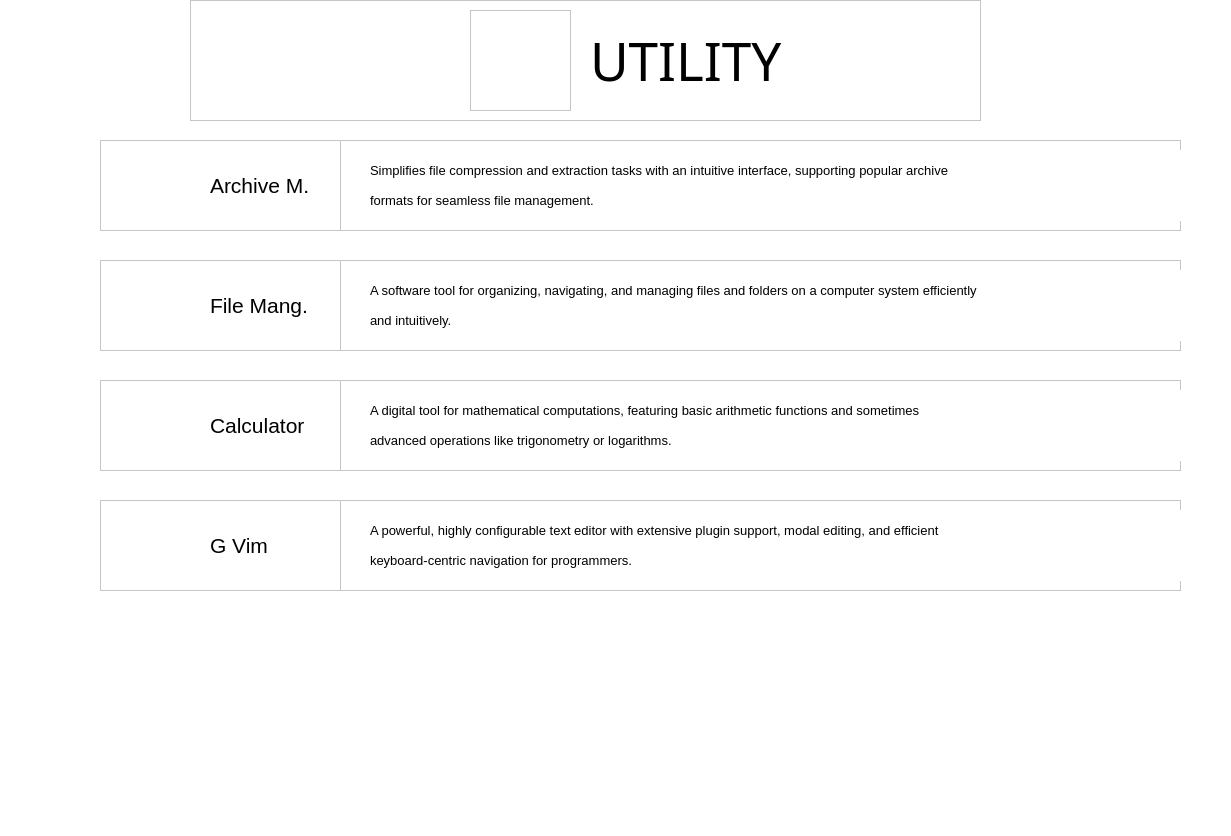
<?xml version="1.0" encoding="UTF-8"?>
<ui version="4.0">
 <class>MainWindow</class>
 <widget class="QMainWindow" name="MainWindow">
  <property name="geometry">
   <rect>
    <x>0</x>
    <y>0</y>
    <width>1231</width>
    <height>836</height>
   </rect>
  </property>
  <property name="windowTitle">
   <string>MainWindow</string>
  </property>
  <property name="styleSheet">
   <string notr="true">background-color: rgb(255, 255, 255);</string>
  </property>
  <widget class="QWidget" name="centralwidget">
   <widget class="QFrame" name="frame">
    <property name="geometry">
     <rect>
      <x>-10</x>
      <y>-20</y>
      <width>1251</width>
      <height>841</height>
     </rect>
    </property>
    <property name="frameShape">
     <enum>QFrame::StyledPanel</enum>
    </property>
    <property name="frameShadow">
     <enum>QFrame::Raised</enum>
    </property>
    <widget class="QFrame" name="frame_8">
     <property name="geometry">
      <rect>
       <x>200</x>
       <y>20</y>
       <width>791</width>
       <height>121</height>
      </rect>
     </property>
     <property name="frameShape">
      <enum>QFrame::StyledPanel</enum>
     </property>
     <property name="frameShadow">
      <enum>QFrame::Raised</enum>
     </property>
     <widget class="QLabel" name="label">
      <property name="geometry">
       <rect>
        <x>400</x>
        <y>20</y>
        <width>371</width>
        <height>81</height>
       </rect>
      </property>
      <property name="font">
       <font>
        <family>Bauhaus 93</family>
        <pointsize>40</pointsize>
       </font>
      </property>
      <property name="text">
       <string>UTILITY</string>
      </property>
     </widget>
     <widget class="QFrame" name="frame_7">
      <property name="geometry">
       <rect>
        <x>280</x>
        <y>10</y>
        <width>101</width>
        <height>101</height>
       </rect>
      </property>
      <property name="styleSheet">
       <string notr="true">image: url(:/utility/utility_logo.png);
</string>
      </property>
      <property name="frameShape">
       <enum>QFrame::StyledPanel</enum>
      </property>
      <property name="frameShadow">
       <enum>QFrame::Raised</enum>
      </property>
     </widget>
    </widget>
    <widget class="QFrame" name="frame_3">
     <property name="geometry">
      <rect>
       <x>110</x>
       <y>280</y>
       <width>1081</width>
       <height>91</height>
      </rect>
     </property>
     <property name="frameShape">
      <enum>QFrame::StyledPanel</enum>
     </property>
     <property name="frameShadow">
      <enum>QFrame::Raised</enum>
     </property>
     <widget class="QLabel" name="label_4">
      <property name="geometry">
       <rect>
        <x>110</x>
        <y>30</y>
        <width>121</width>
        <height>31</height>
       </rect>
      </property>
      <property name="font">
       <font>
        <pointsize>16</pointsize>
       </font>
      </property>
      <property name="text">
       <string>File Mang.</string>
      </property>
     </widget>
     <widget class="QFrame" name="frame_13">
      <property name="geometry">
       <rect>
        <x>240</x>
        <y>0</y>
        <width>841</width>
        <height>91</height>
       </rect>
      </property>
      <property name="frameShape">
       <enum>QFrame::StyledPanel</enum>
      </property>
      <property name="frameShadow">
       <enum>QFrame::Raised</enum>
      </property>
      <widget class="QLabel" name="label_21">
       <property name="geometry">
        <rect>
         <x>30</x>
         <y>10</y>
         <width>831</width>
         <height>41</height>
        </rect>
       </property>
       <property name="font">
        <font>
         <pointsize>10</pointsize>
        </font>
       </property>
       <property name="text">
        <string>A software tool for organizing, navigating, and managing files and folders on a computer system efficiently</string>
       </property>
      </widget>
      <widget class="QLabel" name="label_22">
       <property name="geometry">
        <rect>
         <x>30</x>
         <y>40</y>
         <width>831</width>
         <height>41</height>
        </rect>
       </property>
       <property name="font">
        <font>
         <pointsize>10</pointsize>
        </font>
       </property>
       <property name="text">
        <string>and intuitively.</string>
       </property>
      </widget>
     </widget>
     <widget class="QPushButton" name="push_utility_2">
      <property name="geometry">
       <rect>
        <x>10</x>
        <y>10</y>
        <width>91</width>
        <height>71</height>
       </rect>
      </property>
      <property name="styleSheet">
       <string notr="true">
border: none</string>
      </property>
      <property name="text">
       <string/>
      </property>
      <property name="icon">
       <iconset resource="res_utility.qrc">
        <normaloff>:/utility/file_m_logo.png</normaloff>:/utility/file_m_logo.png</iconset>
      </property>
      <property name="iconSize">
       <size>
        <width>100</width>
        <height>200</height>
       </size>
      </property>
     </widget>
    </widget>
    <widget class="QFrame" name="frame_4">
     <property name="geometry">
      <rect>
       <x>110</x>
       <y>160</y>
       <width>1081</width>
       <height>91</height>
      </rect>
     </property>
     <property name="frameShape">
      <enum>QFrame::StyledPanel</enum>
     </property>
     <property name="frameShadow">
      <enum>QFrame::Raised</enum>
     </property>
     <widget class="QLabel" name="label_5">
      <property name="geometry">
       <rect>
        <x>110</x>
        <y>30</y>
        <width>131</width>
        <height>31</height>
       </rect>
      </property>
      <property name="font">
       <font>
        <pointsize>16</pointsize>
       </font>
      </property>
      <property name="text">
       <string>Archive M.</string>
      </property>
     </widget>
     <widget class="QFrame" name="frame_14">
      <property name="geometry">
       <rect>
        <x>240</x>
        <y>0</y>
        <width>841</width>
        <height>91</height>
       </rect>
      </property>
      <property name="frameShape">
       <enum>QFrame::StyledPanel</enum>
      </property>
      <property name="frameShadow">
       <enum>QFrame::Raised</enum>
      </property>
      <widget class="QLabel" name="label_23">
       <property name="geometry">
        <rect>
         <x>30</x>
         <y>10</y>
         <width>831</width>
         <height>41</height>
        </rect>
       </property>
       <property name="font">
        <font>
         <pointsize>10</pointsize>
        </font>
       </property>
       <property name="text">
        <string>Simplifies file compression and extraction tasks with an intuitive interface, supporting popular archive </string>
       </property>
      </widget>
      <widget class="QLabel" name="label_24">
       <property name="geometry">
        <rect>
         <x>30</x>
         <y>40</y>
         <width>831</width>
         <height>41</height>
        </rect>
       </property>
       <property name="font">
        <font>
         <pointsize>10</pointsize>
        </font>
       </property>
       <property name="text">
        <string>formats for seamless file management.</string>
       </property>
      </widget>
     </widget>
     <widget class="QPushButton" name="push_utility_1">
      <property name="geometry">
       <rect>
        <x>10</x>
        <y>10</y>
        <width>91</width>
        <height>71</height>
       </rect>
      </property>
      <property name="styleSheet">
       <string notr="true">
border: none</string>
      </property>
      <property name="text">
       <string/>
      </property>
      <property name="icon">
       <iconset resource="res_utility.qrc">
        <normaloff>:/utility/7_zip_logo.png</normaloff>:/utility/7_zip_logo.png</iconset>
      </property>
      <property name="iconSize">
       <size>
        <width>90</width>
        <height>150</height>
       </size>
      </property>
     </widget>
    </widget>
    <widget class="QFrame" name="frame_9">
     <property name="geometry">
      <rect>
       <x>110</x>
       <y>520</y>
       <width>1081</width>
       <height>91</height>
      </rect>
     </property>
     <property name="frameShape">
      <enum>QFrame::StyledPanel</enum>
     </property>
     <property name="frameShadow">
      <enum>QFrame::Raised</enum>
     </property>
     <widget class="QLabel" name="label_6">
      <property name="geometry">
       <rect>
        <x>110</x>
        <y>30</y>
        <width>111</width>
        <height>31</height>
       </rect>
      </property>
      <property name="font">
       <font>
        <pointsize>16</pointsize>
       </font>
      </property>
      <property name="text">
       <string>G Vim</string>
      </property>
     </widget>
     <widget class="QFrame" name="frame_15">
      <property name="geometry">
       <rect>
        <x>240</x>
        <y>0</y>
        <width>841</width>
        <height>91</height>
       </rect>
      </property>
      <property name="frameShape">
       <enum>QFrame::StyledPanel</enum>
      </property>
      <property name="frameShadow">
       <enum>QFrame::Raised</enum>
      </property>
      <widget class="QLabel" name="label_25">
       <property name="geometry">
        <rect>
         <x>30</x>
         <y>10</y>
         <width>831</width>
         <height>41</height>
        </rect>
       </property>
       <property name="font">
        <font>
         <pointsize>10</pointsize>
        </font>
       </property>
       <property name="text">
        <string>A powerful, highly configurable text editor with extensive plugin support, modal editing, and efficient</string>
       </property>
      </widget>
      <widget class="QLabel" name="label_26">
       <property name="geometry">
        <rect>
         <x>30</x>
         <y>40</y>
         <width>831</width>
         <height>41</height>
        </rect>
       </property>
       <property name="font">
        <font>
         <pointsize>10</pointsize>
        </font>
       </property>
       <property name="text">
        <string>keyboard-centric navigation for programmers.</string>
       </property>
      </widget>
     </widget>
     <widget class="QPushButton" name="push_utility_4">
      <property name="geometry">
       <rect>
        <x>10</x>
        <y>10</y>
        <width>91</width>
        <height>71</height>
       </rect>
      </property>
      <property name="styleSheet">
       <string notr="true">
border: none</string>
      </property>
      <property name="text">
       <string/>
      </property>
      <property name="icon">
       <iconset resource="res_utility.qrc">
        <normaloff>:/utility/vim_logo.png</normaloff>:/utility/vim_logo.png</iconset>
      </property>
      <property name="iconSize">
       <size>
        <width>100</width>
        <height>80</height>
       </size>
      </property>
     </widget>
    </widget>
    <widget class="QFrame" name="frame_10">
     <property name="geometry">
      <rect>
       <x>110</x>
       <y>400</y>
       <width>1081</width>
       <height>91</height>
      </rect>
     </property>
     <property name="frameShape">
      <enum>QFrame::StyledPanel</enum>
     </property>
     <property name="frameShadow">
      <enum>QFrame::Raised</enum>
     </property>
     <widget class="QLabel" name="label_7">
      <property name="geometry">
       <rect>
        <x>110</x>
        <y>30</y>
        <width>121</width>
        <height>31</height>
       </rect>
      </property>
      <property name="font">
       <font>
        <pointsize>16</pointsize>
       </font>
      </property>
      <property name="text">
       <string>Calculator</string>
      </property>
     </widget>
     <widget class="QFrame" name="frame_16">
      <property name="geometry">
       <rect>
        <x>240</x>
        <y>0</y>
        <width>841</width>
        <height>91</height>
       </rect>
      </property>
      <property name="frameShape">
       <enum>QFrame::StyledPanel</enum>
      </property>
      <property name="frameShadow">
       <enum>QFrame::Raised</enum>
      </property>
      <widget class="QLabel" name="label_27">
       <property name="geometry">
        <rect>
         <x>30</x>
         <y>10</y>
         <width>831</width>
         <height>41</height>
        </rect>
       </property>
       <property name="font">
        <font>
         <pointsize>10</pointsize>
        </font>
       </property>
       <property name="text">
        <string>A digital tool for mathematical computations, featuring basic arithmetic functions and sometimes</string>
       </property>
      </widget>
      <widget class="QLabel" name="label_28">
       <property name="geometry">
        <rect>
         <x>30</x>
         <y>40</y>
         <width>831</width>
         <height>41</height>
        </rect>
       </property>
       <property name="font">
        <font>
         <pointsize>10</pointsize>
        </font>
       </property>
       <property name="text">
        <string>advanced operations like trigonometry or logarithms.</string>
       </property>
      </widget>
     </widget>
     <widget class="QPushButton" name="push_utility_3">
      <property name="geometry">
       <rect>
        <x>10</x>
        <y>10</y>
        <width>91</width>
        <height>71</height>
       </rect>
      </property>
      <property name="styleSheet">
       <string notr="true">
border: none</string>
      </property>
      <property name="text">
       <string/>
      </property>
      <property name="icon">
       <iconset resource="res_utility.qrc">
        <normaloff>:/utility/calculator_logo.png</normaloff>:/utility/calculator_logo.png</iconset>
      </property>
      <property name="iconSize">
       <size>
        <width>90</width>
        <height>80</height>
       </size>
      </property>
     </widget>
    </widget>
   </widget>
  </widget>
  <widget class="QMenuBar" name="menubar">
   <property name="geometry">
    <rect>
     <x>0</x>
     <y>0</y>
     <width>1231</width>
     <height>26</height>
    </rect>
   </property>
  </widget>
  <widget class="QStatusBar" name="statusbar"/>
 </widget>
 <resources>
  <include location="res_utility.qrc"/>
 </resources>
 <connections/>
</ui>
